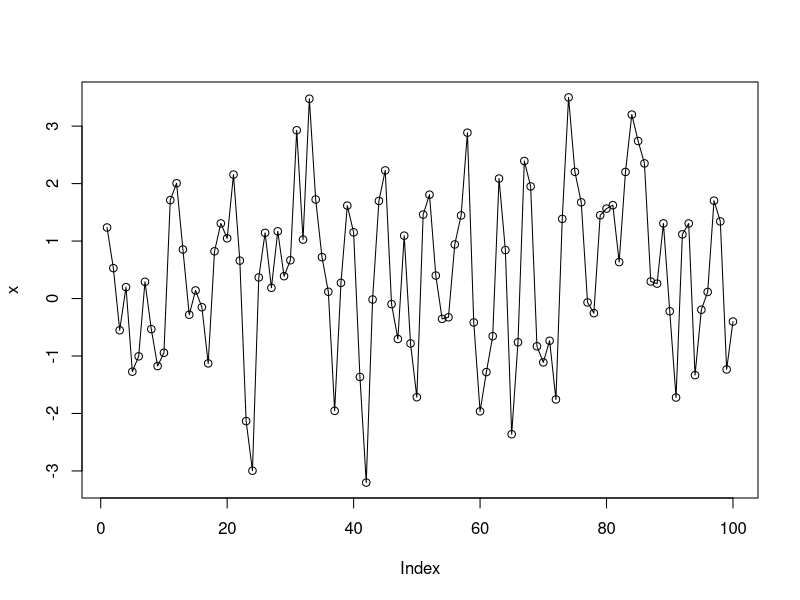
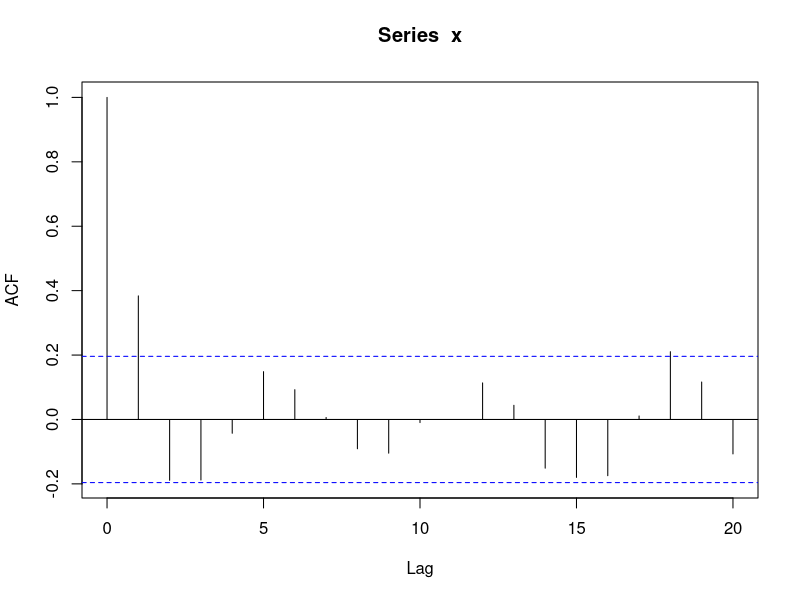
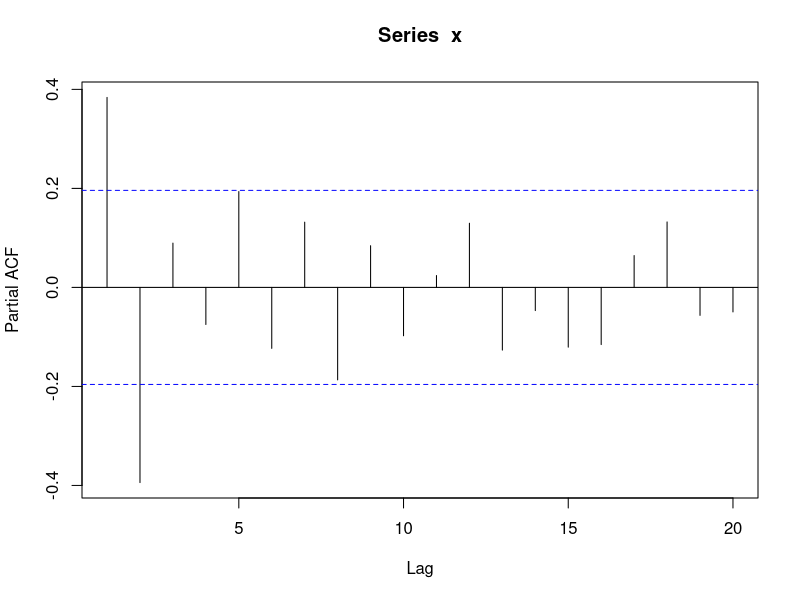

R code for these plots, in order:
## ---- chunk 1
x = c(1.236,0.529,-0.552,0.198,-1.273,-1.006,0.291,-0.533,-1.175,-0.944,
      1.713,2.006,0.854,-0.282,0.141,-0.151,-1.129,0.822,1.307,1.048,
      2.157,0.66,-2.133,-2.996,0.367,1.143,0.187,1.170,0.389,0.666,
      2.928,1.026,3.477,1.723,0.720,0.118,-1.954,0.272,1.617,1.152,
      -1.365,-3.203,-0.017,1.698,2.230,-0.098,-0.704,1.094,-0.782,-1.717,
      1.461,1.807,0.4,-0.354,-0.326,0.941,1.446,2.886,-0.416,-1.963,
      -1.28,-0.655,2.088,0.844,-2.361,-0.761,2.393,1.951,-0.831,-1.111,
      -0.735,-1.756,1.386,3.5,2.205,1.675,-0.068,-0.254,1.450,1.565,
      1.624,0.634,2.203,3.201,2.741,2.352,0.297,0.259,1.308,-0.222,
      -1.723,1.117,1.306,-1.333,-0.195,0.114,1.703,1.342,-1.234,-0.401)
#a)

plot(x , type = "o")

#b)
a = acf(x)
p = pacf(x)
a$acf[1:5]
p$acf[1:5]



